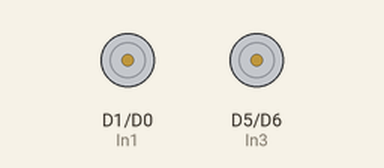
Recording of a sketch running on a simulated ESP8266 (NodeMCU). Shown: motor-driver pin pairs drawn as motors (green arrow = first pin HIGH = forward, orange = second pin HIGH = backward, longer = more drive, scaled by the enable pin).

Above: at 0.5 s.
At 3.0 s:
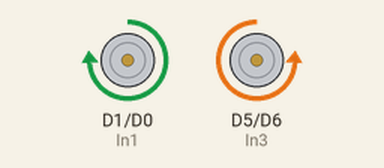
At 5.2 s:
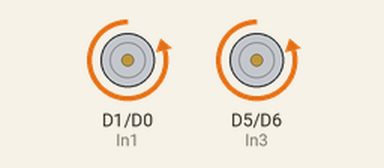
At 7.5 s:
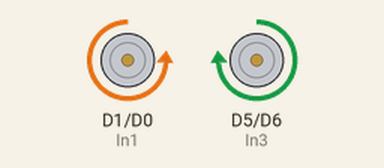
Timing chart, 0 to 8.1 s (numbered marks = the images above):
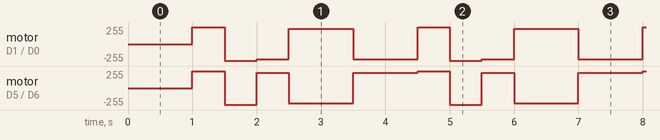

The sketch:

motor_test.ino
```cpp
const int trig = D2;
const int echo = D3;

// robot-ID:90
const int En1 = D7;
const int En2 = D8;
const int In1 = D1;
const int In2 = D0;
const int In3 = D5;
const int In4 = D6;

// robot-ID:70
// const int En1 = D8;
// const int En2 = D7;
// const int In1 = D6;
// const int In2 = D0;
// const int In3 = D5;
// const int In4 = D1;


void setup() {

  Serial.begin(9600);
  pinMode(trig, OUTPUT);
  pinMode(echo, INPUT);
  pinMode(En1, OUTPUT);
  pinMode(En2, OUTPUT);
  pinMode(In1, OUTPUT);
  pinMode(In2, OUTPUT);
  pinMode(In3, OUTPUT);
  pinMode(In4, OUTPUT);
}

void loop() {
  delay(1000);
  Forward();
  delay(500);
  Backward();
  delay(500);
  TurnLeft(); //right
  delay(500);
  TurnRight();//left
  delay(500);
  TurnRight();//left
  delay(500);
  TurnLeft();//right


  // long duration, distance;
  // digitalWrite(trig, LOW);
  // delayMicroseconds(2);

  // digitalWrite(trig, HIGH);
  // delayMicroseconds(10);

  // digitalWrite(trig, LOW);
  // duration = pulseIn(echo, HIGH);
  // distance = (duration/2) / 29.1;


  // Serial.print("Centimeter:");
  // Serial.println(distance);
  // delay(500);
  // if (distance<30){
  //   Serial.println("obstacle ahead!");
  //   Backward();
  //   delay(500);
  //   TurnRight();
  //   delay(500);
  // }else{
  //   Serial.println("normal");
  //   Forward();
  // }

}

void Forward()
{ analogWrite(En1, 250);
  analogWrite(En2, 250);
  digitalWrite(In1, HIGH);
  digitalWrite(In2, LOW);
  digitalWrite(In3, HIGH);
  digitalWrite(In4, LOW);
}

void Backward()
{
  analogWrite(En1, 250);
  analogWrite(En2, 250);
  digitalWrite(In1,LOW);
  digitalWrite(In2,HIGH);
  digitalWrite(In3,LOW);
  digitalWrite(In4,HIGH);
}
void TurnRight()
{ analogWrite(En1, 230);
  analogWrite(En2, 230);
  digitalWrite(In1, HIGH);
  digitalWrite(In2, LOW);
  digitalWrite(In3, LOW);
  digitalWrite(In4, HIGH);
}
void TurnLeft()
{ analogWrite(En1, 230);
  analogWrite(En2, 230);
  digitalWrite(In1, LOW);
  digitalWrite(In2, HIGH);
  digitalWrite(In3, HIGH);
  digitalWrite(In4, LOW);
}
void Stop()
{analogWrite(En1, 0);
  analogWrite(En2, 0);
 digitalWrite(In1, LOW);
 digitalWrite(In2, LOW);
 digitalWrite(In3, LOW);
 digitalWrite(In4, LOW);
}
```

Measured:
- by itself, motor on D5 (In3) / D6 (In4): repeats every 3.5 s: backward 250/255 0.50 s, forward 230/255 0.50 s, backward 230/255 1.0 s, forward 230/255 1.0 s, forward 250/255 0.50 s
- by itself, motor on D1 (In1) / D0 (In2): repeats every 3.5 s: backward 250/255 0.50 s, backward 230/255 0.50 s, forward 230/255 1.0 s, backward 230/255 1.0 s, forward 250/255 0.50 s
